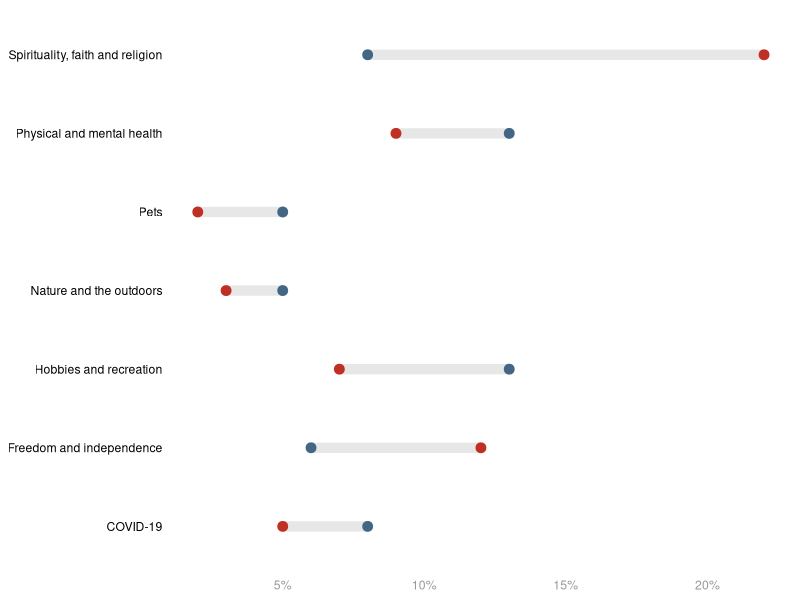
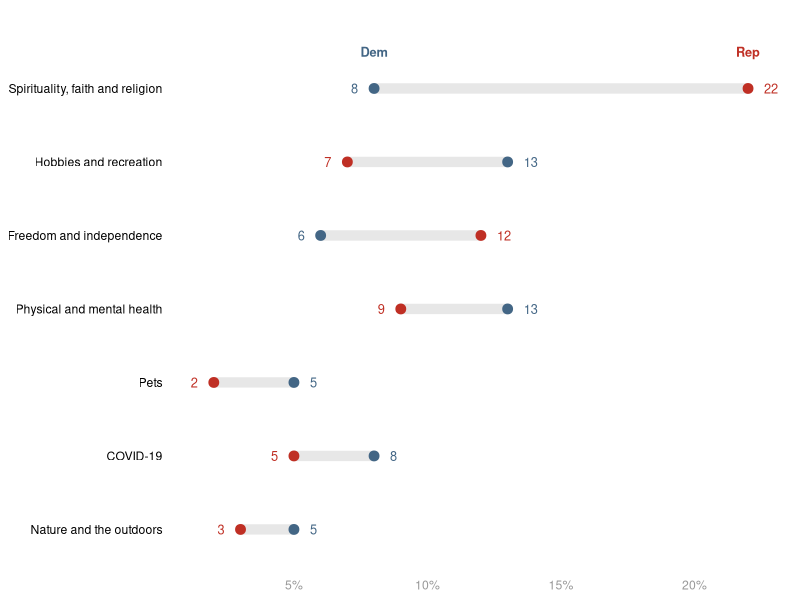

These charts were generated, in order, by the following R code: (Note: this script raises an error after producing the figures.)
library(tidyverse)
library(patchwork) #to combine plots


raw=tibble( 
  labels=c(
    "Spirituality, faith and religion",
    "Freedom and independence",
    "Hobbies and recreation",
    "Physical and mental health",
    "COVID-19",
    "Pets",
    "Nature and the outdoors"),
  Dem=c(8,6,13,13,8,5,5),
  Rep=c(22,12,7,9,5,2,3)
)

df=raw

df_long=df %>% 
  pivot_longer(-labels)

df_long %>% 
  ggplot(aes(x=value,y=labels)) +
  
  geom_line(aes(group=labels), color="#E7E7E7", linewidth=3.5) + 
  # note that linewidth is a little larger than the point size 
  # so that the line matches the height of the point. why is it 
  # like that? i don't really know
  
  geom_point(aes(color=name), size=3) +
  theme_minimal() +
  theme(legend.position = "none",
        axis.text.y = element_text(color="black"),
        axis.text.x = element_text(color="#989898"),
        axis.title = element_blank(),
        panel.grid = element_blank()
  ) +
  scale_color_manual(values=c("#436685", "#BF2F24"))+
  scale_x_continuous(labels = scales::percent_format(scale = 1))


df=raw %>% # raw is just the generated data
  
  # compute the gap
  mutate(gap=Rep-Dem) %>% 
  
  # find the maximum value by label
  group_by(labels) %>% 
  mutate(max=max(Dem, Rep)) %>% 
  ungroup() %>% 
  
  # sort the labels by gap value
  # note that its absolute value of gap
  mutate(labels=forcats::fct_reorder(labels, abs(gap)))  

# make into long format for easier plotting  
df_long=df %>% 
  pivot_longer(
    c(Dem,Rep)
  )

df 


# set a custom nudge value
nudge_value=.6

p_main=
df_long %>% 
  
  # the following 3 lines of code are the same
  ggplot(aes(x=value,y=labels)) +
  geom_line(aes(group=labels), color="#E7E7E7", linewidth=3.5) +
  geom_point(aes(color=name), size=3) +
  
  # but we want geom_text for the data callouts and the legend
  
  # data callout
  geom_text(aes(label=value, color=name),
            size=3.25,
            nudge_x=if_else(
              df_long$value==df_long$max, # if it's the larger value...
              nudge_value,   # move it to the right of the point
              -nudge_value), # otherwise, move it to the left of the point
            hjust=if_else(
              df_long$value==df_long$max, #if it's the larger value
              0, # left justify
              1),# otherwise, right justify      
            )+
   
  # legend
  geom_text(aes(label=name, color=name), 
            data= df_long %>% filter(gap==max(gap)),
            nudge_y =.5, 
            fontface="bold",
            size=3.25)+  
  
  theme_minimal() +
  theme(legend.position = "none",
        axis.text.y = element_text(color="black"),
        axis.text.x = element_text(color="#989898"),
        axis.title = element_blank(),
        panel.grid = element_blank()
        ) +
  labs(x="%",y=NULL) +
  scale_color_manual(values=c("#436685", "#BF2F24")) +
  
  #extend the y-axis otherwise the legend is cut off
  coord_cartesian(ylim=c(1, 7.5)) +
  
  #display percentages with % appended
  scale_x_continuous(labels = scales::percent_format(scale = 1)) 

p_main


df_gap=
  df_long_i %>%  # note i am using df and not df_long
  mutate(
    label=fct_reorder(labels, abs(gap)), #order label by descending gaps
    
    # we need a column for the party with the max value
    gap_party_max=if_else(
      `2023`==`2026`, 
      " - 23",
      " - 26"
    ),
    
    # format gap values
    gap_label=
      paste0("+", abs(gap), gap_party_max) %>% 
      fct_inorder() #turns into factor to bake in the order
  )

df_gap

p_gap=
  df_gap %>% 
  ggplot(aes(x=gap,y=labels)) +
  geom_text(aes(x=0, label=gap_label, color=gap_party_max),
            fontface="bold",
            size=3.25) +
  
  geom_text(aes(x=0, y=49.5), # 7 because that's the # of y-axis values
            label="Diff",
            nudge_y =.5, # match the nudge value of the main plot legend    
            fontface="bold",
            size=3.25) +
  
  theme_void() +
  coord_cartesian(xlim = c(-.05, 0.05), 
                  ylim=c(1,50) # needs to match main plot
  )+
  theme(
    plot.margin = margin(l=0, r=0, b=0, t=0), #otherwise it adds too much space
    panel.background = element_rect(fill="#EFEFE3", color="#EFEFE3"),
    legend.position = "none"
  )+
  scale_color_manual(values=c("#436685", "#BF2F24"))

p_gap
p_main + p_gap + plot_layout(widths = c(1, 0.2)) +
  plot_annotation(
    title = "Diferença entre os percentis 80 e 20 de remuneração por subgrupo de servidores públicos",
    caption = "Fonte: SIAPE"
  ) & 
  theme(plot.title = element_text(size = 14, hjust = 0.5),
        plot.caption = element_text(size = 8, hjust = 0.5))
